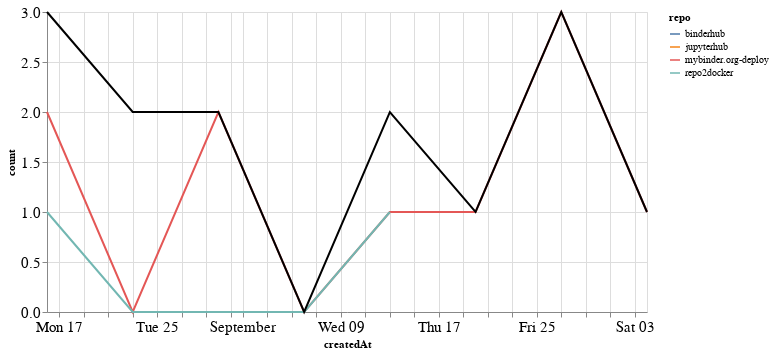

Here is the notebook cell this chart was saved with:
### Markdown cell above
## PRs

### Code cell
prs_time = prs.groupby('repo').resample('W', on='createdAt').count()['author'].reset_index()
prs_time = prs_time.rename(columns={'author': 'count'})
prs_time_total = prs_time.groupby('createdAt').agg({"count": "sum"}).reset_index()

ch1 = alt.Chart(prs_time, width=600).mark_line().encode(
    x='createdAt',
    y='count',
    color='repo',
    tooltip="repo"
)

ch2 = alt.Chart(prs_time_total, width=600).mark_line(color="black").encode(
    x='createdAt',
    y='count',
)

ch1 + ch2

### Figure 1 — Vega-Lite specification as saved in the notebook (floating-point values rounded to 4 significant figures)
{"config": {"axisLeft": {"labelFontSize": 15}, "axisBottom": {"labelFontSize": 15}}, "layer": [{"data": {"name": "data-5d564d2090bc20c60d408af4bc752ee3"}, "mark": "line", "encoding": {"color": {"type": "nominal", "field": "repo"}, "tooltip": {"type": "nominal", "field": "repo"}, "x": {"type": "temporal", "field": "createdAt"}, "y": {"type": "quantitative", "field": "count"}}, "width": 600}, {"data": {"name": "data-2941acb6d0eb1ea828417dddd17a4697"}, "mark": {"type": "line", "color": "black"}, "encoding": {"x": {"type": "temporal", "field": "createdAt"}, "y": {"type": "quantitative", "field": "count"}}, "width": 600}], "$schema": "https://vega.github.io/schema/vega-lite/v4.8.1.json", "datasets": {"data-5d564d2090bc20c60d408af4bc752ee3": [{"repo": "binderhub", "createdAt": "2020-08-23T00:00:00", "count": 1}, {"repo": "jupyterhub", "createdAt": "2020-08-23T00:00:00", "count": 1}, {"repo": "mybinder.org-deploy", "createdAt": "2020-08-16T00:00:00", "count": 2}, {"repo": "mybinder.org-deploy", "createdAt": "2020-08-23T00:00:00", "count": 0}, {"repo": "mybinder.org-deploy", "createdAt": "2020-08-30T00:00:00", "count": 2}, {"repo": "mybinder.org-deploy", "createdAt": "2020-09-06T00:00:00", "count": 0}, {"repo": "mybinder.org-deploy", "createdAt": "2020-09-13T00:00:00", "count": 1}, {"repo": "mybinder.org-deploy", "createdAt": "2020-09-20T00:00:00", "count": 1}, {"repo": "mybinder.org-deploy", "createdAt": "2020-09-27T00:00:00", "count": 3}, {"repo": "mybinder.org-deploy", "createdAt": "2020-10-04T00:00:00", "count": 1}, {"repo": "repo2docker", "createdAt": "2020-08-16T00:00:00", "count": 1}, {"repo": "repo2docker", "createdAt": "2020-08-23T00:00:00", "count": 0}, {"repo": "repo2docker", "createdAt": "2020-08-30T00:00:00", "count": 0}, {"repo": "repo2docker", "createdAt": "2020-09-06T00:00:00", "count": 0}, {"repo": "repo2docker", "createdAt": "2020-09-13T00:00:00", "count": 1}], "data-2941acb6d0eb1ea828417dddd17a4697": [{"createdAt": "2020-08-16T00:00:00", "count": 3}, {"createdAt": "2020-08-23T00:00:00", "count": 2}, {"createdAt": "2020-08-30T00:00:00", "count": 2}, {"createdAt": "2020-09-06T00:00:00", "count": 0}, {"createdAt": "2020-09-13T00:00:00", "count": 2}, {"createdAt": "2020-09-20T00:00:00", "count": 1}, {"createdAt": "2020-09-27T00:00:00", "count": 3}, {"createdAt": "2020-10-04T00:00:00", "count": 1}]}}
